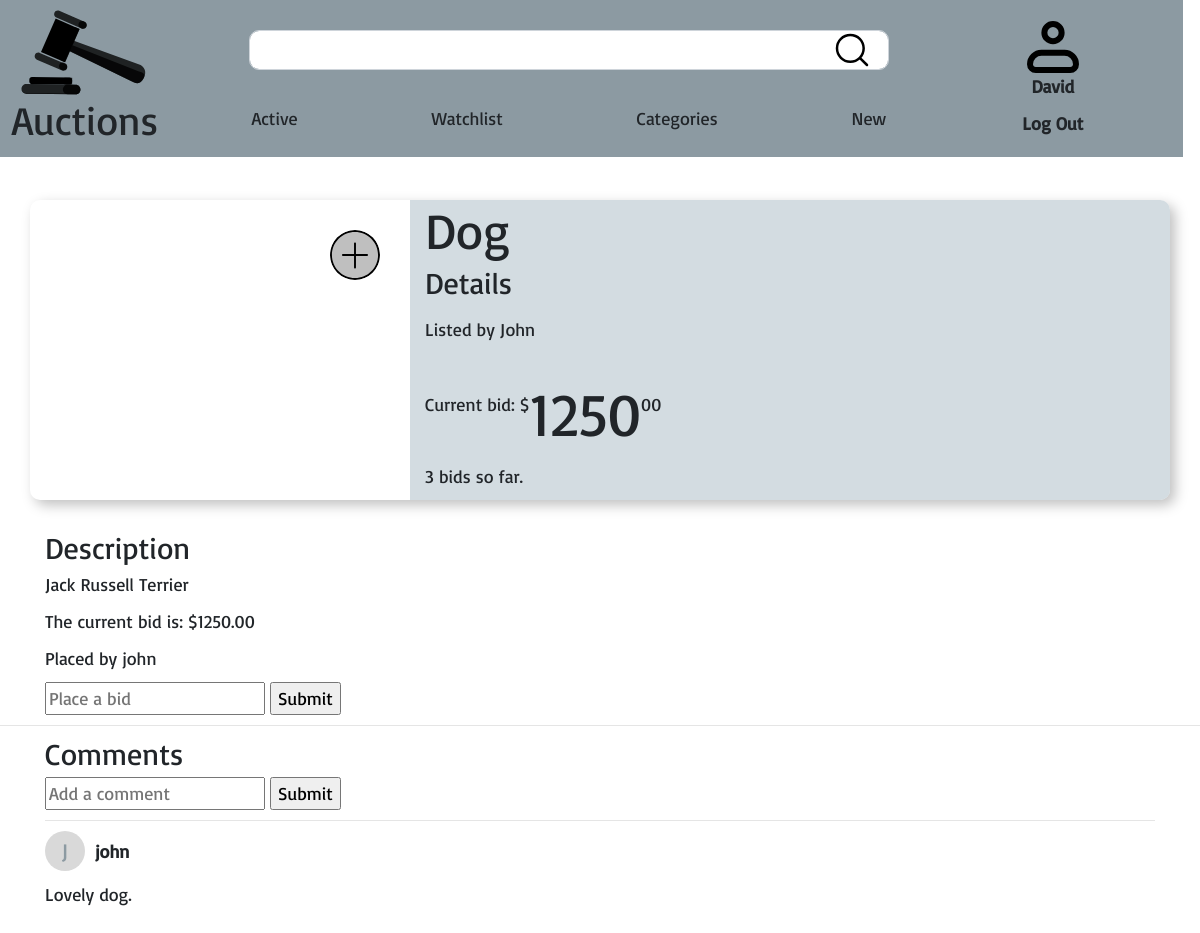
Screenshot of /listings/10 (signed in) with the database file from the repository.
### auctions/models.py (models this page shows, shortened)
class User(AbstractUser):
    pass

class Listing(models.Model):
    active = models.BooleanField(default=True)
    title = models.CharField(max_length=64)
    description = models.TextField()
    start_bid = models.DecimalField(max_digits=8, decimal_places=2)
    seller = models.ForeignKey(User, on_delete=models.CASCADE, related_name='listings')
    image = models.URLField(null=True, blank=True)
    category_choices = [
        ('Electronics', 'Electronics'),
        ('Fashion', 'Fashion'),
        ('Health', 'Health'),
        ('Hobby', 'Hobby'),
        ('Sports', 'Sports'),
        ('Pets', 'Pets')
    ]
    category = models.CharField(max_length=11, choices=category_choices, null=True, blank=True)
    time_created = models.DateTimeField(auto_now = True)

class Bid(models.Model):
    listing = models.ForeignKey(Listing, on_delete=models.CASCADE, related_name='bids')
    bidder = models.ForeignKey(User, on_delete=models.CASCADE, related_name='bids')
    bid = models.DecimalField(max_digits=8, decimal_places=2)

class Comment(models.Model):
    listing = models.ForeignKey(Listing, on_delete=models.CASCADE, related_name='comments')
    user = models.ForeignKey(User, on_delete=models.CASCADE, related_name='comments')
    comment = models.TextField()
    time_created = models.DateTimeField(auto_now = True)

### auctions/views.py (the view)
# urls.py: path('listings/<int:id>', views.listings, name='listings'),
def listings(request, id):
    if Listing.objects.filter(id=id).exists():
        user = User.objects.filter(username=request.user)
        if user:
            user = user.get()
        listing = get_listing_info(id, user, True)
        return render(request, 'auctions/listing.html', {
                    'listing': listing, 'page': 'listings', 'args': id
                })

### auctions/templates/auctions/listing.html (shortened to what this page needs)
{% extends 'auctions/layout.html' %}
{% block body %}
<section class="container">
    <div id="listing-body" class="row">
        <div class="col-lg-4 p-0">
            <a href="{% url 'add_to_watchlist' id=listing.id page=page args=args %}">
            </a>
        </div>
        <div id="listing-text" class="col-lg-8 d-flex flex-column justify-content-center">
            <h2>{{ listing.title }}</h2>
            <h3>Details</h3>
            <p class="mt-3 mb-0">Listed by
                {% if listing.seller == user.username %}
                you
                {% else %}
                {{ listing.seller }}
            {% endif %}</p>
            <p class="mb-5">
                {% if listing.active %}
                    Current
                {% else %}
                    Winning
                {% endif %}
                bid: $<span class="bid_dollars">{{ listing.bid_dollars }}</span>{{ listing.bid_cents|stringformat:"02d" }}</p>
            <p>{{ listing.num_bids }} bid{% if listing.num_bids != 1 %}s{% endif %}{% if listing.active %}
                    so far{% endif %}.
            </p>
        </div>
    </div>
    <h3 class="mt-5">Description</h3>
            <p>{{ listing.description }}</p>
    {% if user.is_authenticated %}
    <p>The current bid is: ${{ listing.bid }}</p>
    {% if listing.bidder %}
    <p>Placed by
        {% if listing.bidder == user %}
        you
        {% else %}
        {{ listing.bidder }}
    {% endif %}</p>
    {% endif %}
        {% if listing.active %}
            <form action="{% url 'bid' id=listing.id %}" method="post">
                <input type="number" required name='bid' step=".01" placeholder="Place a bid">
                <input type="submit">
            </form>
        {% endif %}
      {% endif %}
    </section>
        <hr>
        <section class="container">
        <h3>Comments</h3>
        {% if user.is_authenticated %}
            <form action="{% url 'comment' id=listing.id %}" method="post">
                <input type="textarea" name="comment" placeholder="Add a comment">
                <input type="submit">
            </form>
        {% endif %}
        {% if not listing.comments %}
            <p>No comments yet</p>
        {% else %}
            {% for comment in listing.comments %}
                <hr>
                <div class="d-flex align-items-center">
                <p id="comment-profile" class="mr-3">{{ comment.username.0|upper }}</p>
                <p><strong>{{ comment.username }}</strong></p>
                </div>
                <p>{{ comment.comment }}</p>
            {% endfor %}
        {% endif %}
</section>
{% endblock %}

### auctions/templates/auctions/layout.html (shortened to what this page needs)
{% load static %}
<!DOCTYPE html>
<html lang="en">
    <head>
       <link rel="stylesheet" href="https://stackpath.bootstrapcdn.com/bootstrap/4.4.1/css/bootstrap.min.css">
        <link href="{% static 'auctions/styles.css' %}" rel="stylesheet">
        {% load livereload_tags %}
    </head>
    <body>
        <section id="nav-bar" class="row">
                <div id="logo" class="col-4 col-md-3 col-lg-2 d-flex flex-column justify-content-center align-items-center">
                    <img src="{% static 'auctions/logo.svg' %}" alt="">
                    <h1>Auctions</h1>
                </div>
                <div class=" col-4 col-md-7 col-lg-8 row">
                    <form id="search-bar"action="{% url 'search' %}" class=" px-0 pt-3 pt-md-5 offset-1 col-md-10 d-flex align-items-center form-group">
                        <input id="search-bar-text" class="form-control" name="q" type="text">
                        <a id="search-bar-button" href="javascript:{}" onclick="document.getElementById('search-bar').submit();">
                            <img src="{% static 'auctions/search_icon.svg' %}"  class="bx bx-search">
                        </a>
                    </form>
                    <ul class="nav d-flex justify-content-around py-4 py-md-0 ">
                        <li class="nav-item">
                            <a class="nav-link" href="{% url 'index' %}">Active</a>
                        </li>
                        {% if user.is_authenticated %}
                            <li class="nav-item">
                                <a class="nav-link" href="{% url 'watchlist' %}">Watchlist</a>
                            </li>
                            <li class="nav-item">
                                <a class="nav-link" href="{% url 'categories' category='index' %}">Categories</a>
                            </li>
                            <li class="nav-item">
                                <a class="nav-link" href="{% url 'create_listing' %}">New</a>
                            </li>
                        {% endif %}
                    </ul>
                </div>
            <div id="user-info" class="col-4 col-md-2 d-flex flex-column justify-content-center align-items-center">
                        {% if user.is_authenticated %}
                            <img src="{% static 'auctions/user_icon.svg' %}" alt="">
                            <p>{{ user.username }}</p>
                            <a class="" href="{% url 'logout' %}">Log Out</a>
                        {% else %}
                            <p>Not signed in.</p>
                        {% endif %}
                    </div>
        </section>
        <section id="main-page">
        {% block body %}
        {% endblock %}
        </section>
    </body>
</html>

### auctions/static/auctions/styles.css (style rules this page uses)
:root { --card-background: #C0CED5B3; --nav-backgorund: #8c9aa2; }
html { font-size: 62.5%; }
body { font-family: 'Basic'; font-size: 1.8rem; }
#main-page { padding: 5rem 0; }
h1 { font-size: 4rem; }
h2 { font-size: 5rem; }
h3 { font-size: 3rem; }
.bid_dollars { position: relative; top: 2.5rem; font-size: 6rem; }
.nav { padding: 3rem 0; }
.watchlist-toggle { background-color: #bfbfbf; border-radius: 50%; top: 3rem; right: 3rem; position: absolute; z-index: 9; }
#comment-profile { background-color: #D9D9D9; color: var(--nav-backgorund); border-radius: 50%; font-size: 22px; line-height: 4rem; width: 4rem; height: 4rem; text-align: center; }
#listing-body { border-radius: 1rem; box-shadow: 5px 5px 13px 0px rgba(0, 0, 0, 0.25); overflow: hidden; position: relative; }
#listing-text { background-color: var(--card-background); }
& #user-info { font-weight: 600; }
#search-bar-text { font-size: 1.5rem; height: 4rem; border-radius: 1rem; flex-grow: 1; }
@media only screen and (min-width: 768px) { #search-bar-text { font-size: 3rem; } }
@media only screen and (min-width: 768px) { body { padding: 15rem 0 5rem 0; } }

### rows the page displays
User: username "David"
Listing: title "Dog", description "Jack Russell Terrier"
User: seller "John"
Bid: bid "1250.00"
User: bidder "john"
Comment: username.0 "J", username "john", comment "Lovely dog."

### other values shown
{{ listing.bid_dollars }} "1250"
{{ listing.bid_cents|stringformat:"02d" }} "00"
{{ listing.num_bids }} "3"
